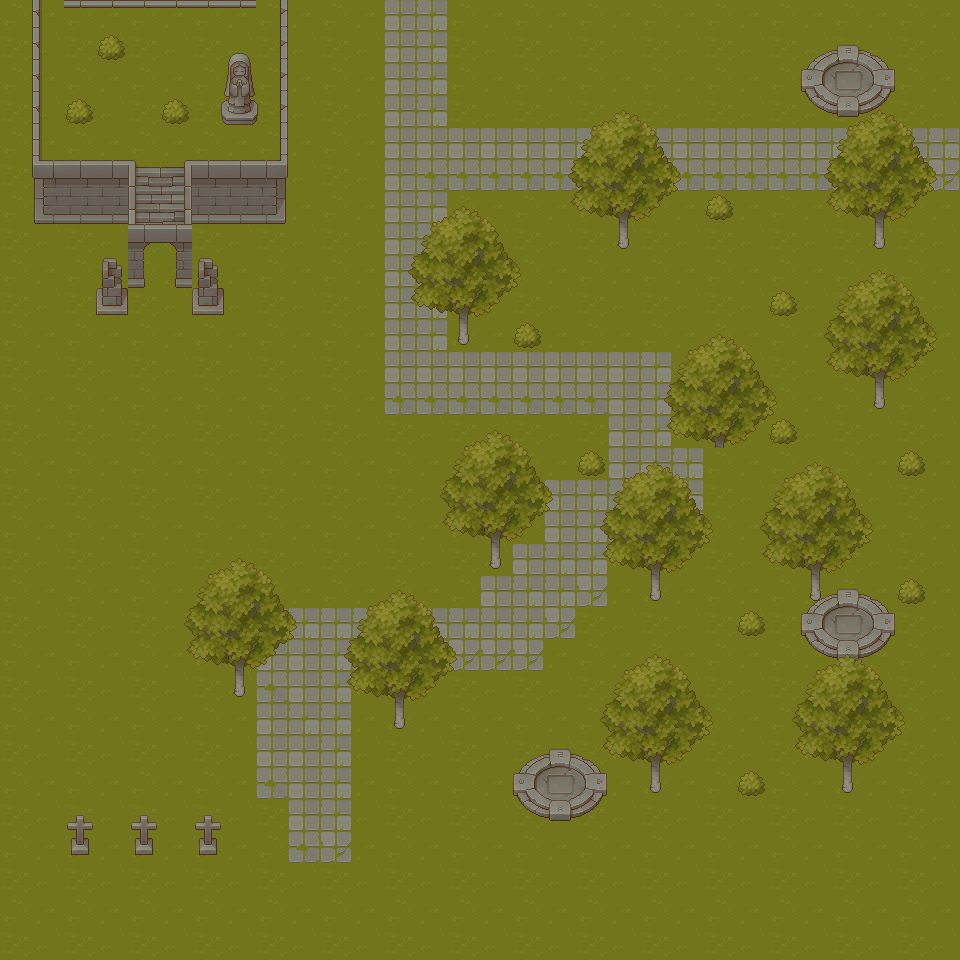

This game map was drawn from its Tiled (.tmx) file and the tilesets committed beside it. A one-line description and the trimmed map source follow:
An orthogonal 30x30 tile map with 32x32 px tiles, 4 tile layers (Floor, Props, Bulidings, Plants), 6 tilesets and 13 objects.

<map version="1.8" tiledversion="1.8.2" orientation="orthogonal" renderorder="right-down" width="30" height="30" tilewidth="32" tileheight="32" infinite="0" nextlayerid="10" nextobjectid="26">
 <editorsettings>
  <export target="../../../Desktop/MyLoveTest/maps/map.lua" format="lua" />
 </editorsettings>
 <tileset firstgid="1" name="TX Tileset Stone Ground" tilewidth="32" tileheight="32" tilecount="64" columns="8">
  <image source="TX Tileset Stone Ground.png" width="256" height="256" />
 </tileset>
 <tileset firstgid="65" name="TX Tileset Grass" tilewidth="32" tileheight="32" tilecount="64" columns="8">
  <image source="TX Tileset Grass.png" width="256" height="256" />
 </tileset>
 <tileset firstgid="129" name="TX Plant" tilewidth="32" tileheight="32" tilecount="256" columns="16">
  <image source="TX Plant.png" width="512" height="512" />
 </tileset>
 <tileset firstgid="385" name="TX Props" tilewidth="32" tileheight="32" tilecount="256" columns="16">
  <image source="TX Props.png" width="512" height="512" />
 </tileset>
 <tileset firstgid="641" name="TX Tileset Wall" tilewidth="32" tileheight="32" tilecount="256" columns="16">
  <image source="TX Tileset Wall.png" width="512" height="512" />
 </tileset>
 <tileset firstgid="897" name="TX Struct" tilewidth="32" tileheight="32" tilecount="256" columns="16">
  <image source="TX Struct.png" width="512" height="512" />
 </tileset>
 <layer id="5" name="Floor" width="30" height="30">
  <data>[900 cells, 900 non-empty, 8 distinct tile ids]</data>
 </layer>
 <layer id="8" name="Props" width="30" height="30">
  <data>[900 cells, 55 non-empty, 25 distinct tile ids]</data>
 </layer>
 <objectgroup id="9" name="Walls">
  <object id="12" x="32" y="160" width="96" height="64" />
  <object id="13" x="192" y="160" width="96" height="64" />
  <object id="15" x="512" y="320" width="32" height="32" />
  <object id="16" x="576" y="448" width="32" height="32" />
  <object id="17" x="704" y="192" width="32" height="32" />
  <object id="18" x="768" y="288" width="32" height="32" />
  <object id="19" x="896" y="448" width="32" height="32" />
  <object id="20" x="896" y="576" width="32" height="32" />
  <object id="21" x="736" y="608" width="32" height="32" />
  <object id="22" x="736" y="768" width="32" height="32" />
  <object id="23" x="64" y="800" width="32" height="64" />
  <object id="24" x="128" y="800" width="32" height="64" />
  <object id="25" x="192" y="800" width="32" height="64" />
 </objectgroup>
 <layer id="7" name="Bulidings" width="30" height="30">
  <data>[900 cells, 36 non-empty, 19 distinct tile ids]</data>
 </layer>
 <layer id="6" name="Plants" width="30" height="30">
  <data>[900 cells, 304 non-empty, 26 distinct tile ids]</data>
 </layer>
</map>
